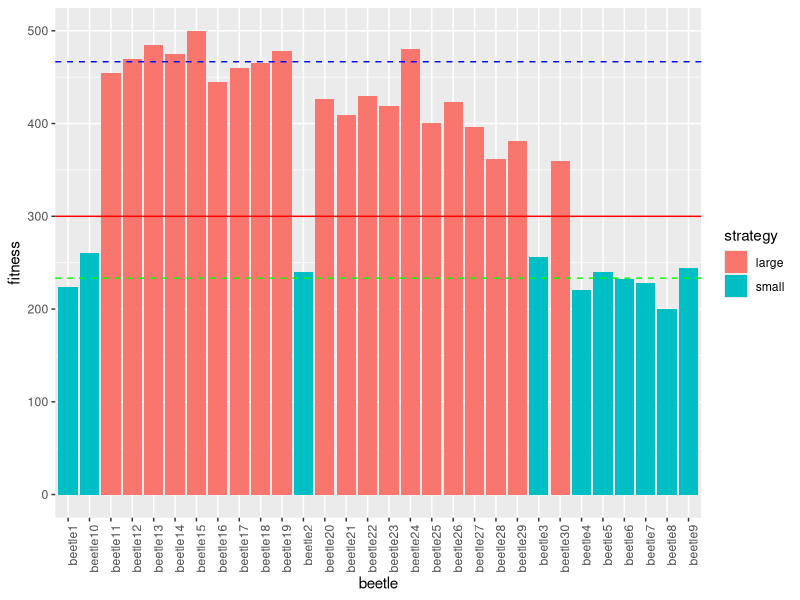

Here is the R script that generated this plot:
## ---- chunk 1
library(dplyr)
library(ggplot2)
## ---- chunk 2
num_small = 10; #number of small beetles
num_large= 20; #number of larger beetles
num_total= num_small+ num_large; #for building adjaceny matrixs
days_played= 100; #number of days played
death_rate= 300;
  #death rate with consideration of this:
  #max health points: 8*days_played
  #min health points: 1*days_played ; death rate cannot be below this
starting_fitness=0
## ---- chunk 3
#class: keep track of fitness and strategy
setClass("beetle", slots=list(fitness="numeric", strategy="character"))
#list of all the beetles
x = list()
counter=1;

#small beetles
for (i in 1:num_small) {
  new_beetle<- new("beetle", fitness=starting_fitness, strategy="small") #create new small beetle
   x[[counter]]=assign(paste0("sb", i), new_beetle) #add beetle to the list
    
   counter = counter + 1
}
#large beetles
for (j in 1:num_large) {
  new_beetle<- new("beetle", fitness=starting_fitness, strategy="large") #create new large beetle
   x[[counter]]= assign(paste0("lb", j), new_beetle)#add beetle to the list
   
    counter = counter + 1
}
## ---- chunk 4
#ranodom adjaceny matrix of 1's and 0'1
#not that idividuales can feel with them selves or not
r=num_total;
c=num_total;
adj_mat<- matrix( 1,
 r,
 c
)

diag(adj_mat) <- 0

rownames(adj_mat) <- paste0('beetle_', 1:num_total)
colnames(adj_mat) <- paste0('beetle_', 1:num_total)
## ---- chunk 5
#days played counter
days<-days_played;

#while loops, run everything for each day 
while(days > 0){
adj_mat_updater<- adj_mat; #each day the feeding amrix is reset
feedings_day = ceiling(num_total/2); 
cols<- c;
  
  #while loop for each day of feeding
  while (feedings_day > 1){
    possibility<- NULL;

  #------take the beetle in the top row and pick which beetle it feeds against
    for(col in 1:cols) {
        if (adj_mat_updater[1,col] == 1){
          possibility <-append(possibility, col) #list of the columns that the beetle can potentionally feed with
        }
    }
    
    p_2_picker <- sample(1:length(possibility), 1) #pick a random index for the possibility list
    p_2_pick<- possibility[p_2_picker] #beetle in top row, feeds with beetle in column p_2_pick
  #------
  
  #-----extracts which beetles are playing, ie know the column and row index which beetles are those specifically
  player_1<- rownames(adj_mat_updater)[1]
  player_2<-colnames(adj_mat_updater)[p_2_pick]
  
  player_1_name<-unlist(strsplit(player_1, "_"))
  player_2_name<-unlist(strsplit(player_2, "_"))
  p_1<-as.numeric(player_1_name[[2]])
  p_2<-as.numeric(player_2_name[[2]])
   #-----
  
  
   #-----Game-----
    if (x[[p_1]]@strategy == "small"  & x[[p_2]]@strategy == "small"){
      x[[p_1]]@fitness = x[[p_1]]@fitness + 5
       x[[p_2]]@fitness = x[[p_2]]@fitness + 5
    } else if (x[[p_1]]@strategy == "small"  & x[[p_2]]@strategy == "large"){
      x[[p_1]]@fitness = x[[p_1]]@fitness + 1
       x[[p_2]]@fitness = x[[p_2]]@fitness + 8
    } else if (x[[p_1]]@strategy == "large"  & x[[p_2]]@strategy == "small"){
      x[[p_1]]@fitness = x[[p_1]]@fitness + 8
       x[[p_2]]@fitness = x[[p_2]]@fitness + 1
    }else {
      x[[p_1]]@fitness = x[[p_1]]@fitness + 3
       x[[p_2]]@fitness = x[[p_2]]@fitness + 3
    }
  #-------
  
  #delete the rows and columns of the beetles who fed so they cant feed again
  adj_mat_updater<- adj_mat_updater[-p_2_pick,-p_2_pick]
  adj_mat_updater<-adj_mat_updater[-1,-1]

feedings_day=feedings_day-1
cols=cols-2
  }

days=days-1
}
## ---- chunk 6
strategy<- c()
fitness<- c()
beetle<- c()
for (i in 1:num_total){
  beetle<- c(beetle, paste0("beetle", i))
  strategy<- c(strategy, x[[i]]@strategy)
  fitness<- c(fitness, x[[i]]@fitness)
}

df <- data.frame("beetle" = beetle, "strategy" = strategy, "fitness" = fitness, stringsAsFactors = FALSE)
## ---- chunk 7
#3+5x, 1+4x- expected for never meeting a beetle more then once
#x= num_small/num_total
lint= (3+5*(num_small/num_total))*days_played;
sint=(1+4*(num_small/num_total))*days_played;
p1<-df %>%
  ggplot(
    aes(x=beetle, y=fitness, fill=strategy)
    ) +
  geom_bar(stat = "identity") +
  geom_hline(yintercept=death_rate, color = "red")+
  geom_hline(yintercept=lint, linetype="dashed", color = "blue")+ #large beetle expected
  geom_hline(yintercept=sint, linetype="dashed", color = "green")+ #small beetle expected
  theme(axis.text.x = element_text(angle = 90, hjust = 1))
  
p1
